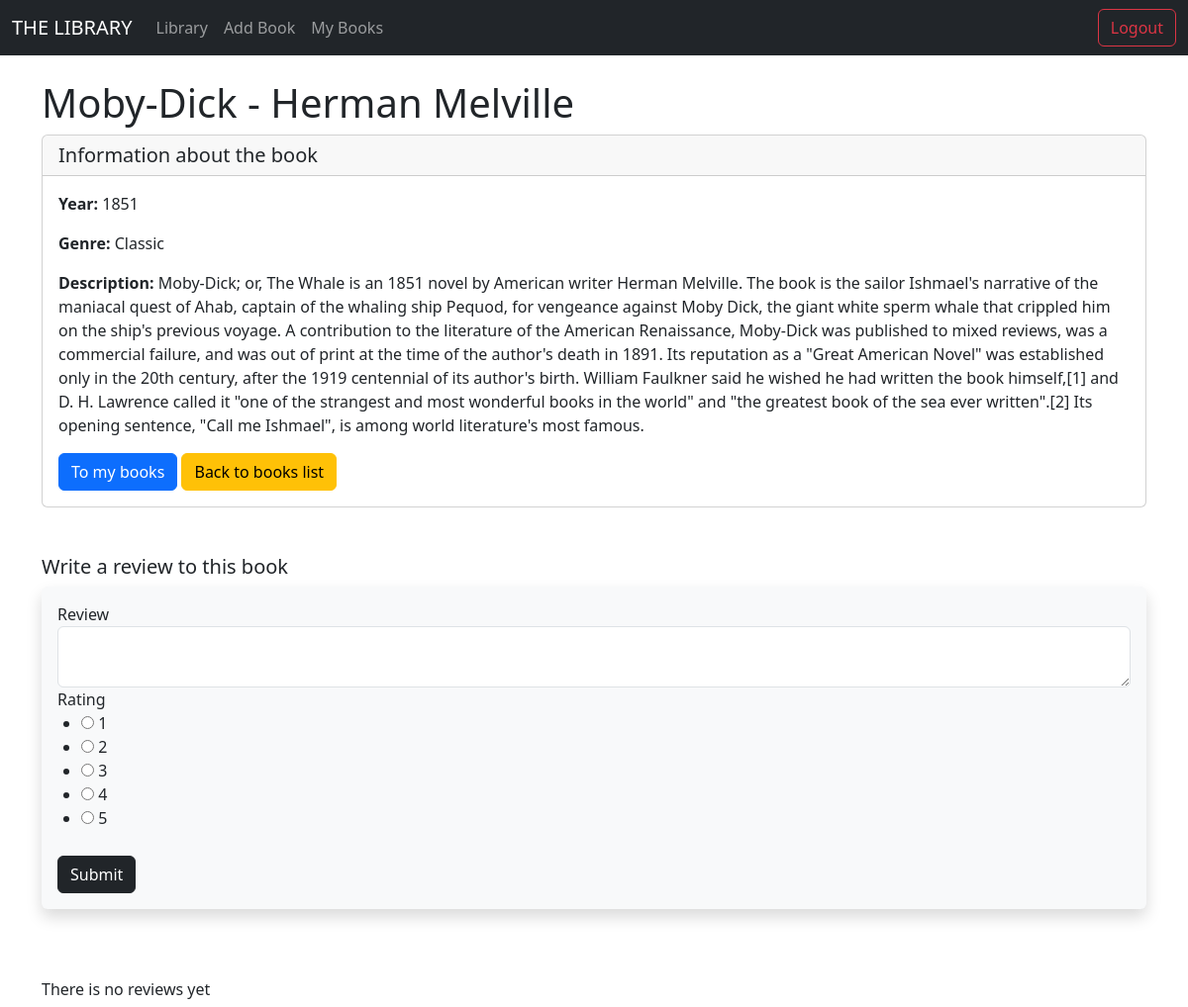
The app's page /books/1 (signed in), older data.
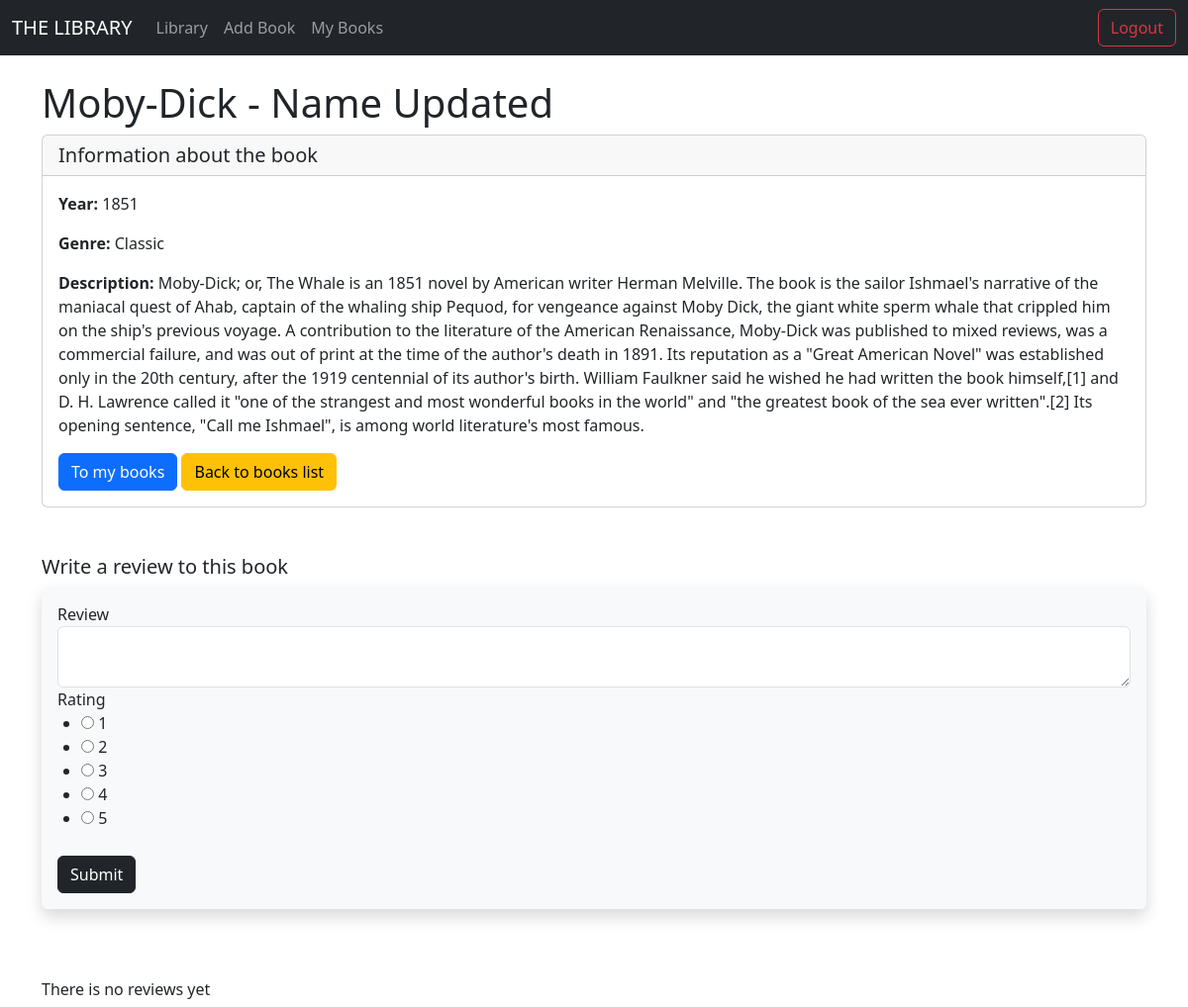
The same page, newer data.
### models/db_models.py (models this page shows)
class Book(db.Model):
    id = db.Column(db.Integer, primary_key=True)
    title = db.Column(db.String(100), nullable=False, unique=False)
    author_name = db.Column(db.String(100), nullable=False, unique=False)
    author_surname = db.Column(db.String(100), nullable=True, unique=False)
    year = db.Column(db.String(100), nullable=False, unique=False)
    genre = db.Column(db.String(50), nullable=False, unique=False)
    description = db.Column(db.Text)
    reviews = db.relationship("Review", backref='reviewed_book')
    reader = db.relationship("Library", backref='stored_book')

### main.py (the view)
@app.route('/books/<id>', methods=["GET", "POST"])
@login_required
def book(id):
    book = Book.query.get_or_404(id)
    review_form = ReveiwForm()
    if review_form.validate_on_submit():
        review = Review(text = review_form.text.data, rating = review_form.rating.data, reviewer_id=current_user.id, book_id=book.id)
        review_form.text.data = None
        review_form.rating.data = None
        db.session.add(review)
        db.session.commit()
    reviews = Review.query.filter_by(book_id=book.id).all()
    return render_template("book.html", book=book, reviews=reviews, review_form=review_form)

### forms.py
class ReveiwForm(FlaskForm):
    text = TextAreaField("Review", validators=[DataRequired()])
    rating = RadioField('Rating', choices=[(1, '1'), (2, '2'), (3, '3'), (4, '4'), (5, '5')], validators=[DataRequired()])
    submitbutton = SubmitField("Submit")

### main.py (called while the page is built)
@login_manager.user_loader
def load_user(user_id):
    return Users.query.get(int(user_id))

### templates/book.html (shortened to what this page needs)
{% extends 'base.html'%}
{% block content %}
<br>
<h1>{{book.title}} - {{book.author_name}} {{book.author_surname}}</h1>
<div class="card">
    <h5 class="card-header">Information about the book</h5>
<div class="card-body">
    <p class="card-text"><strong>Year:</strong> {{book.year}}</p>
    <p class="card-text"><strong>Genre:</strong> {{book.genre}}</p>
    <p class="card-text"><strong>Description:</strong> {{book.description}}</p>
    <a href={{url_for('my_books')}}  class="btn btn-primary">To my books</a>
          {% if current_user.is_authenticated%}
        <a href={{url_for('home')}}  class="btn btn-warning">Back to books list</a>
          {% endif %}
</div>
</div>
<br><br>
{% if current_user.is_authenticated %}
<h5>Write a review to this book</h5>
<div class="shadow p-3 mb-5 bg-body-tertiary rounded">
<form method="POST">
    {{review_form.text.label}}
    {{review_form.text(class="form-control")}}
    {{review_form.rating.label()}}
    {{review_form.rating(class="form-check")}}
    <br>
    {{review_form.submitbutton(class="btn btn-dark")}}
</form>
</div>
{% else %}
<h6>To write reviews please <a href="{{url_for('login')}}"><button class="btn btn-outline-dark" type="submit">Login</button></a> </h6>
{%endif%}
<br>
{%if reviews%}
<h3>Reviews</h3>
{% for review in reviews%}
<div class="card">
      <h5 class="card-header bg-info-subtle">{{review.reviewer.username}} {%if current_user.id == review.reviewer_id %} <a class="btn btn-outline-success" href="{{url_for('edit_review', id=review.id)}}">Edit</a> <a class="btn btn-outline-danger" href="{{url_for('delete_review', id=review.id)}}">Delete</a>{% endif %}</h5>
      <div class="card-body">
        <h5 class="card-title">Stars: {{review.rating}}</h5>
        <p class="card-text">Review: {{review.text}}</p>
      </div>
</div>
<br>
{%endfor%}
{%else%}
<h6>There is no reviews yet</h6>
{%endif%}
{% endblock %}

Row changes from the older to the newer data that the page shows:
changed Book "Moby-Dick": author_name "Herman" → "Name"; author_surname "Melville" → "Updated"
